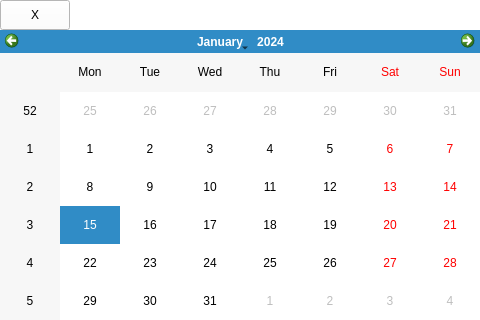
<?xml version="1.0" encoding="UTF-8"?>
<ui version="4.0">
 <class>Calendari</class>
 <widget class="QWidget" name="Calendari">
  <property name="geometry">
   <rect>
    <x>0</x>
    <y>0</y>
    <width>480</width>
    <height>320</height>
   </rect>
  </property>
  <property name="windowTitle">
   <string>Calendari</string>
  </property>
  <property name="styleSheet">
   <string notr="true"/>
  </property>
  <widget class="QWidget" name="centralWidget" native="true">
   <property name="geometry">
    <rect>
     <x>0</x>
     <y>0</y>
     <width>480</width>
     <height>30</height>
    </rect>
   </property>
   <property name="styleSheet">
    <string notr="true">background-color: rgb(255,255,255);</string>
   </property>
   <widget class="QPushButton" name="pushButton">
    <property name="geometry">
     <rect>
      <x>0</x>
      <y>0</y>
      <width>70</width>
      <height>30</height>
     </rect>
    </property>
    <property name="text">
     <string>X</string>
    </property>
   </widget>
  </widget>
  <widget class="QCalendarWidget" name="calendarWidget">
   <property name="geometry">
    <rect>
     <x>0</x>
     <y>30</y>
     <width>480</width>
     <height>290</height>
    </rect>
   </property>
  </widget>
 </widget>
 <layoutdefault spacing="6" margin="11"/>
 <resources/>
 <connections/>
</ui>
